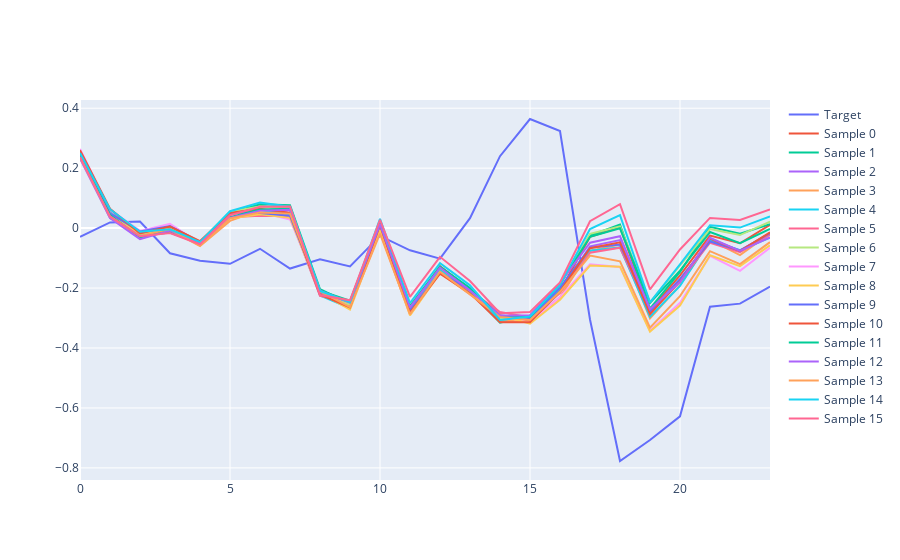

This figure's notebook cell:
### Code cell
batch_index = 15
traces = []
traces.append({"y": sample_target.cpu().numpy()[batch_index], "name": "Target"})
for i, sample in enumerate(samples):
    traces.append({"y": sample[batch_index], "name": f"Sample {i}"})

go.Figure(data=traces)
